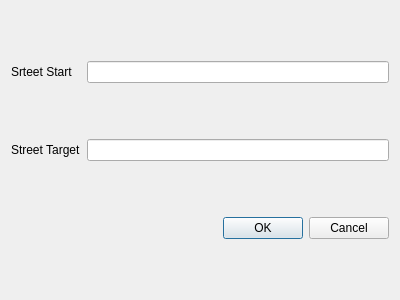
<?xml version="1.0" encoding="UTF-8"?>
<ui version="4.0">
 <class>AddStreetDialog</class>
 <widget class="QDialog" name="AddStreetDialog">
  <property name="geometry">
   <rect>
    <x>0</x>
    <y>0</y>
    <width>400</width>
    <height>300</height>
   </rect>
  </property>
  <property name="windowTitle">
   <string>Dialog</string>
  </property>
  <layout class="QGridLayout" name="gridLayout">
   <item row="2" column="0" colspan="2">
    <widget class="QDialogButtonBox" name="buttonBox">
     <property name="orientation">
      <enum>Qt::Orientation::Horizontal</enum>
     </property>
     <property name="standardButtons">
      <set>QDialogButtonBox::StandardButton::Cancel|QDialogButtonBox::StandardButton::Ok</set>
     </property>
    </widget>
   </item>
   <item row="0" column="0">
    <widget class="QLabel" name="label_2">
     <property name="text">
      <string>Srteet Start</string>
     </property>
    </widget>
   </item>
   <item row="1" column="1">
    <widget class="QLineEdit" name="lineEdit_addStrTarget"/>
   </item>
   <item row="1" column="0">
    <widget class="QLabel" name="label_3">
     <property name="text">
      <string>Street Target</string>
     </property>
    </widget>
   </item>
   <item row="0" column="1">
    <widget class="QLineEdit" name="lineEdit_addStrStart"/>
   </item>
  </layout>
 </widget>
 <resources/>
 <connections>
  <connection>
   <sender>buttonBox</sender>
   <signal>accepted()</signal>
   <receiver>AddStreetDialog</receiver>
   <slot>accept()</slot>
   <hints>
    <hint type="sourcelabel">
     <x>248</x>
     <y>254</y>
    </hint>
    <hint type="destinationlabel">
     <x>157</x>
     <y>274</y>
    </hint>
   </hints>
  </connection>
  <connection>
   <sender>buttonBox</sender>
   <signal>rejected()</signal>
   <receiver>AddStreetDialog</receiver>
   <slot>reject()</slot>
   <hints>
    <hint type="sourcelabel">
     <x>316</x>
     <y>260</y>
    </hint>
    <hint type="destinationlabel">
     <x>286</x>
     <y>274</y>
    </hint>
   </hints>
  </connection>
 </connections>
</ui>
